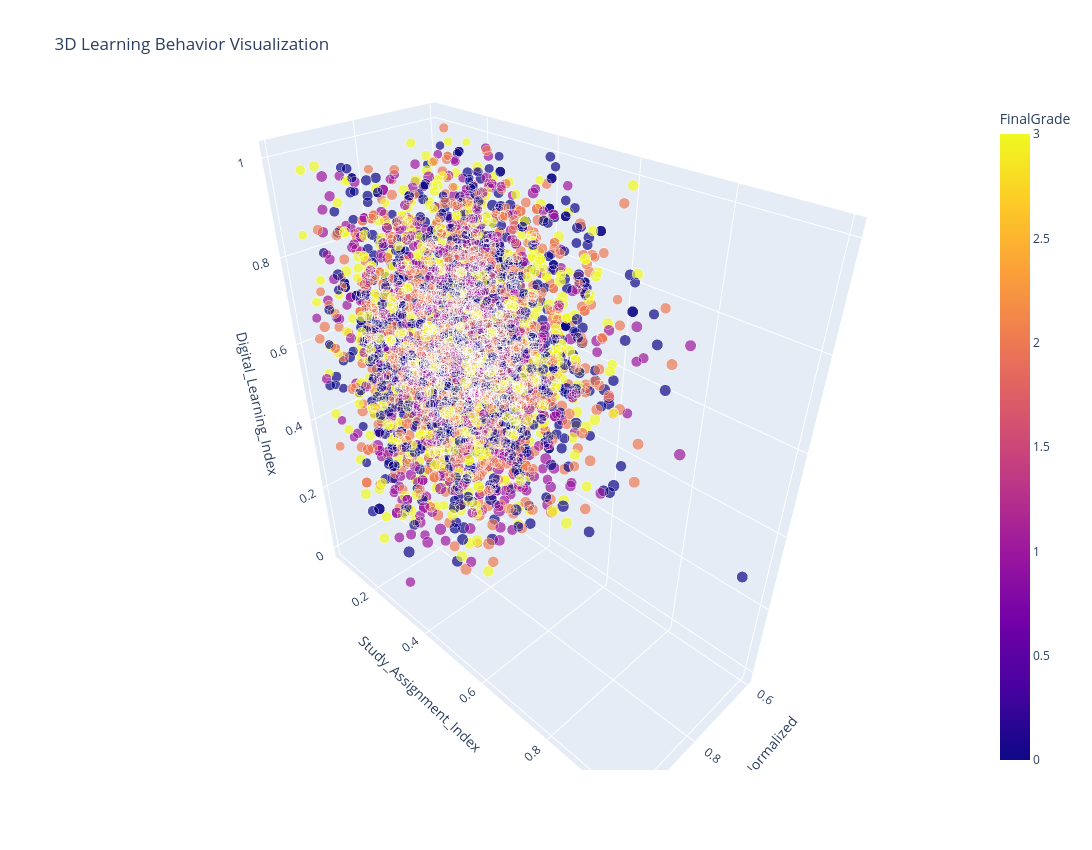

This figure's notebook cell:
### Code cell
title = "3D Learning Behavior Visualization"
fig = px.scatter_3d(sample_3d, x="Attendance_Normalized", y="Study_Assignment_Index", z="Digital_Learning_Index", color="FinalGrade", size="Academic_Engagement", opacity=.7, title=title)
fig.update_layout(width=1200, height=850)
save_plotly(fig, title); fig.show()

### Figure 1 — Plotly figure (JSON) as saved in the notebook; plotly's stock layout.template omitted (floating-point values rounded to 4 significant figures; data arrays with more than 128 entries replaced by an {"elided": "..."} marker saying what was removed)
{"data": [{"hovertemplate": "Attendance_Normalized=%{x}<br>Study_Assignment_Index=%{y}<br>Digital_Learning_Index=%{z}<br>Academic_Engagement=%{marker.size}<br>FinalGrade=%{marker.color}<extra></extra>", "legendgroup": "", "marker": {"color": {"elided": "4000 int values"}, "coloraxis": "coloraxis", "opacity": 0.7, "size": {"elided": "4000 float values"}, "sizemode": "area", "sizeref": 0.236, "symbol": "circle"}, "mode": "markers", "name": "", "scene": "scene", "showlegend": false, "type": "scatter3d", "x": {"elided": "4000 float values"}, "y": {"elided": "4000 float values"}, "z": {"elided": "4000 float values"}}], "layout": {"coloraxis": {"colorbar": {"title": {"text": "FinalGrade"}}, "colorscale": [[0, "#0d0887"], [0.1111, "#46039f"], [0.2222, "#7201a8"], [0.3333, "#9c179e"], [0.4444, "#bd3786"], [0.5556, "#d8576b"], [0.6667, "#ed7953"], [0.7778, "#fb9f3a"], [0.8889, "#fdca26"], [1, "#f0f921"]]}, "height": 850, "legend": {"itemsizing": "constant", "tracegroupgap": 0}, "scene": {"domain": {"x": [0, 1], "y": [0, 1]}, "xaxis": {"title": {"text": "Attendance_Normalized"}}, "yaxis": {"title": {"text": "Study_Assignment_Index"}}, "zaxis": {"title": {"text": "Digital_Learning_Index"}}}, "title": {"text": "3D Learning Behavior Visualization"}, "width": 1200}}
